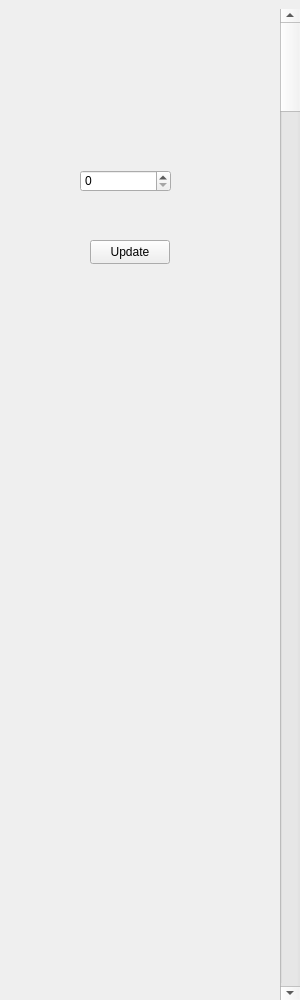
<?xml version="1.0" encoding="UTF-8"?>
<ui version="4.0">
 <class>QtWidgetsDebugMenuClass</class>
 <widget class="QWidget" name="QtWidgetsDebugMenuClass">
  <property name="geometry">
   <rect>
    <x>0</x>
    <y>0</y>
    <width>300</width>
    <height>1000</height>
   </rect>
  </property>
  <property name="windowTitle">
   <string>QtWidgetsDebugMenu</string>
  </property>
  <widget class="QScrollBar" name="verticalScrollBar">
   <property name="geometry">
    <rect>
     <x>280</x>
     <y>9</y>
     <width>20</width>
     <height>991</height>
    </rect>
   </property>
   <property name="orientation">
    <enum>Qt::Orientation::Vertical</enum>
   </property>
  </widget>
  <widget class="QSpinBox" name="SizeCase">
   <property name="geometry">
    <rect>
     <x>80</x>
     <y>170</y>
     <width>91</width>
     <height>22</height>
    </rect>
   </property>
  </widget>
  <widget class="QPushButton" name="Update">
   <property name="geometry">
    <rect>
     <x>90</x>
     <y>240</y>
     <width>80</width>
     <height>24</height>
    </rect>
   </property>
   <property name="text">
    <string>Update</string>
   </property>
  </widget>
 </widget>
 <layoutdefault spacing="6" margin="11"/>
 <resources/>
 <connections/>
</ui>
